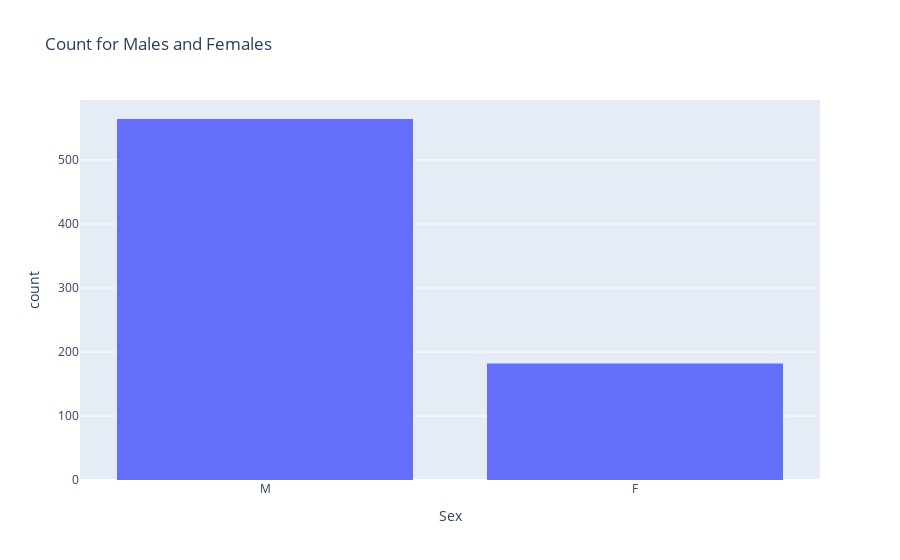

Notebook source saved alongside this figure:
### Code cell
'''

---------------------------------------------------------------------------------------------------------------------------

We notice something very quickly here.
There seems to be a lot more males than females in this graph. 
That throws off the accuracy of what we are trying to see.
It would be difficult to get a clear picture when there are just so many more males than females.

---------------------------------------------------------------------------------------------------------------------------

Lets take a look at how many more males there are.

---------------------------------------------------------------------------------------------------------------------------

To do this we make the x variable look at Sex instead of HeartDisease

---------------------------------------------------------------------------------------------------------------------------

'''

fig=px.histogram(data, 
                 x="Sex",           
                 hover_data=data.columns,
                 title="Count for Males and Females",
                 barmode="group")
fig.show()

### Figure 1 — Plotly figure (JSON) as saved in the notebook; plotly's stock layout.template omitted (floating-point values rounded to 4 significant figures; data arrays with more than 128 entries replaced by an {"elided": "..."} marker saying what was removed)
{"data": [{"alignmentgroup": "True", "bingroup": "x", "hovertemplate": "Sex=%{x}<br>count=%{y}<extra></extra>", "legendgroup": "", "marker": {"color": "#636efa", "pattern": {"shape": ""}}, "name": "", "offsetgroup": "", "orientation": "v", "showlegend": false, "type": "histogram", "x": {"elided": "746 str values"}, "xaxis": "x", "yaxis": "y"}], "layout": {"barmode": "group", "legend": {"tracegroupgap": 0}, "title": {"text": "Count for Males and Females"}, "xaxis": {"anchor": "y", "domain": [0, 1], "title": {"text": "Sex"}}, "yaxis": {"anchor": "x", "domain": [0, 1], "title": {"text": "count"}}}}
